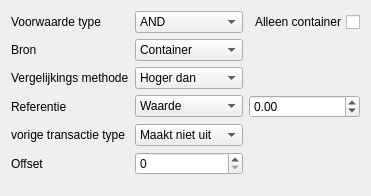
<?xml version="1.0" encoding="UTF-8"?>
<ui version="4.0">
 <class>RulePopup</class>
 <widget class="QWidget" name="RulePopup">
  <property name="geometry">
   <rect>
    <x>0</x>
    <y>0</y>
    <width>408</width>
    <height>185</height>
   </rect>
  </property>
  <property name="windowTitle">
   <string>Form</string>
  </property>
  <layout class="QGridLayout" name="gridLayout">
   <property name="sizeConstraint">
    <enum>QLayout::SetFixedSize</enum>
   </property>
   <item row="0" column="0">
    <widget class="QLabel" name="rtLabel">
     <property name="text">
      <string>Voorwaarde type</string>
     </property>
    </widget>
   </item>
   <item row="0" column="1">
    <widget class="QComboBox" name="logComboBox">
     <item>
      <property name="text">
       <string>AND</string>
      </property>
     </item>
     <item>
      <property name="text">
       <string>OR</string>
      </property>
     </item>
    </widget>
   </item>
   <item row="0" column="2">
    <widget class="QCheckBox" name="coCheckBox">
     <property name="layoutDirection">
      <enum>Qt::RightToLeft</enum>
     </property>
     <property name="text">
      <string>Alleen container</string>
     </property>
    </widget>
   </item>
   <item row="1" column="0">
    <widget class="QLabel" name="scLabel">
     <property name="text">
      <string>Bron</string>
     </property>
    </widget>
   </item>
   <item row="1" column="1">
    <widget class="QComboBox" name="scComboBox">
     <property name="sizeAdjustPolicy">
      <enum>QComboBox::AdjustToContents</enum>
     </property>
     <item>
      <property name="text">
       <string>Container</string>
      </property>
     </item>
    </widget>
   </item>
   <item row="2" column="0">
    <widget class="QLabel" name="cmLabel">
     <property name="text">
      <string>Vergelijkings methode</string>
     </property>
    </widget>
   </item>
   <item row="2" column="1">
    <widget class="QComboBox" name="rulComboBox">
     <property name="enabled">
      <bool>true</bool>
     </property>
     <property name="sizeAdjustPolicy">
      <enum>QComboBox::AdjustToContents</enum>
     </property>
     <property name="frame">
      <bool>true</bool>
     </property>
     <item>
      <property name="text">
       <string>Hoger dan</string>
      </property>
     </item>
     <item>
      <property name="text">
       <string>Lager dan</string>
      </property>
     </item>
     <item>
      <property name="text">
       <string>Kruist omhoog</string>
      </property>
     </item>
     <item>
      <property name="text">
       <string>Kruist omlaag</string>
      </property>
     </item>
     <item>
      <property name="text">
       <string>Stijgt</string>
      </property>
     </item>
     <item>
      <property name="text">
       <string>Daalt</string>
      </property>
     </item>
    </widget>
   </item>
   <item row="3" column="0">
    <widget class="QLabel" name="rcLabel">
     <property name="text">
      <string>Referentie</string>
     </property>
    </widget>
   </item>
   <item row="3" column="1">
    <widget class="QComboBox" name="rcComboBox">
     <property name="enabled">
      <bool>true</bool>
     </property>
     <property name="sizeAdjustPolicy">
      <enum>QComboBox::AdjustToContents</enum>
     </property>
     <item>
      <property name="text">
       <string>Waarde</string>
      </property>
     </item>
    </widget>
   </item>
   <item row="3" column="2">
    <widget class="QDoubleSpinBox" name="rcDoubleSpinBox">
     <property name="enabled">
      <bool>true</bool>
     </property>
     <property name="maximumSize">
      <size>
       <width>16777215</width>
       <height>16777215</height>
      </size>
     </property>
     <property name="minimum">
      <double>-999999999.000000000000000</double>
     </property>
     <property name="maximum">
      <double>999999999.000000000000000</double>
     </property>
    </widget>
   </item>
   <item row="4" column="0">
    <widget class="QLabel" name="ptLabel">
     <property name="text">
      <string>vorige transactie type</string>
     </property>
    </widget>
   </item>
   <item row="4" column="1">
    <widget class="QComboBox" name="ptComboBox">
     <property name="accessibleName">
      <string/>
     </property>
     <property name="currentIndex">
      <number>3</number>
     </property>
     <property name="frame">
      <bool>true</bool>
     </property>
     <item>
      <property name="text">
       <string>Short</string>
      </property>
     </item>
     <item>
      <property name="text">
       <string>Long</string>
      </property>
     </item>
     <item>
      <property name="text">
       <string>Exit</string>
      </property>
     </item>
     <item>
      <property name="text">
       <string>Maakt niet uit</string>
      </property>
     </item>
    </widget>
   </item>
   <item row="5" column="0">
    <widget class="QLabel" name="ofLabel">
     <property name="text">
      <string>Offset</string>
     </property>
    </widget>
   </item>
   <item row="5" column="1">
    <widget class="QSpinBox" name="ofSpinBox">
     <property name="enabled">
      <bool>true</bool>
     </property>
     <property name="maximumSize">
      <size>
       <width>16777215</width>
       <height>16777215</height>
      </size>
     </property>
     <property name="maximum">
      <number>100</number>
     </property>
    </widget>
   </item>
   <item row="6" column="0" colspan="3">
    <spacer name="verticalSpacer">
     <property name="orientation">
      <enum>Qt::Vertical</enum>
     </property>
     <property name="sizeType">
      <enum>QSizePolicy::MinimumExpanding</enum>
     </property>
     <property name="sizeHint" stdset="0">
      <size>
       <width>20</width>
       <height>10</height>
      </size>
     </property>
    </spacer>
   </item>
  </layout>
 </widget>
 <resources/>
 <connections/>
</ui>
